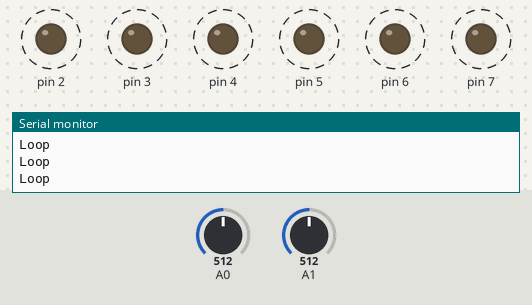
Bench run of a sketch on a simulated Arduino Uno, built with avr-gcc and run on an emulated ATmega328P. Shown: output pins drawn as LEDs (lit = HIGH), the last lines printed to the serial monitor. Dashed ring = blinking. The inputs (shaded band) are chosen by the test bench; at power-on: A1 = 512, A0 = 512.

Above: at 1.8 s.
1.9 s: A1 set to 588
5.0 s: A1 set to 612
At 5.12 s:
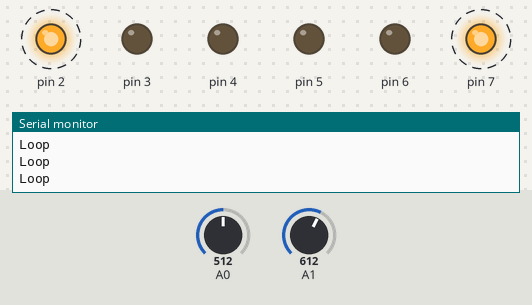
At 5.87 s:
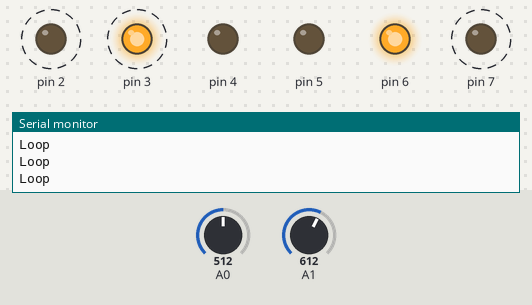
8.1 s: A0 set to 582
At 8.4 s:
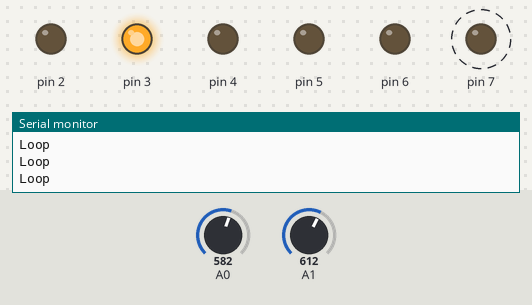
11.2 s: A0 set to 617
14.3 s: A1 set to 311
17.4 s: A1 set to 291
At 18.3 s:
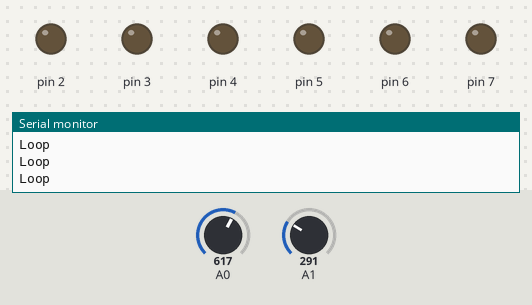
Timing chart, 0 to 21.5 s (numbered marks = the images above; inputs shaded):
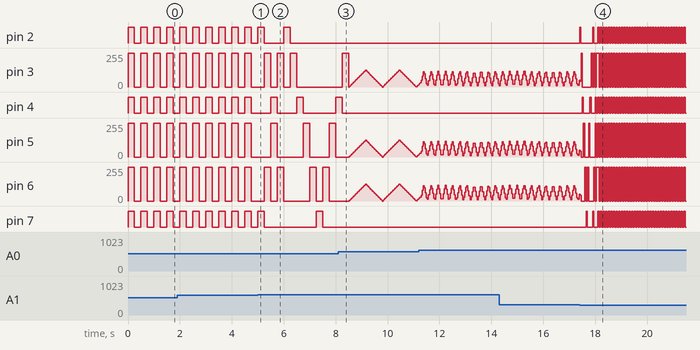

The sketch:

xmas_leds.ino
```cpp
int minLed = 2;
int maxLed = 7;

int currentMode = 0;
int maxMode = 3;
int baseDelay = 250;

void setup() {
  Serial.begin(115200);
  for (int i = minLed; i <= maxLed; i++) {
    pinMode(i, OUTPUT);
  }
}

void set_all_leds(int value) {
  for (int i = minLed; i <= maxLed; i++) {
    digitalWrite(i, value);
  }
}

void mode_blink() {
  set_all_leds(HIGH);
  delay(baseDelay);
  set_all_leds(LOW);
  delay(baseDelay);
}

void mode_in_out() {
  set_all_leds(LOW);
  digitalWrite(2, HIGH);
  digitalWrite(7, HIGH);
  delay(baseDelay);

  set_all_leds(LOW);
  digitalWrite(3, HIGH);
  digitalWrite(6, HIGH);
  delay(baseDelay);

  set_all_leds(LOW);
  digitalWrite(4, HIGH);
  digitalWrite(5, HIGH);
  delay(baseDelay);

  set_all_leds(LOW);
  digitalWrite(3, HIGH);
  digitalWrite(6, HIGH);
  delay(baseDelay);
}

void mode_bounce() {
  for (int led = minLed; led <= maxLed; led++) {
    set_all_leds(LOW);
    digitalWrite(led, HIGH);
    delay(baseDelay);
  }
  for (int led = maxLed - 1; led > minLed; led--) {
    set_all_leds(LOW);
    digitalWrite(led, HIGH);
    delay(baseDelay);
  }
}

unsigned char fadeLevel = 0;
void mode_fade() {
  set_all_leds(LOW);
  int pwmValue = (fadeLevel > 127) ? (255-fadeLevel) : fadeLevel;
  for (int led = minLed; led <= maxLed; led++) {
    analogWrite(led, pwmValue);
  }
  fadeLevel = (fadeLevel + 5) % 256;
  delay(baseDelay / 10);
}

void joystickControl() {
  int xVal = analogRead(0);
  int yVal = analogRead(1);

  if (xVal > 600) {
    baseDelay -= 50;
    if (baseDelay < 50) {
      baseDelay = 50;
    }
  }
  if (xVal < 300) {
    baseDelay += 50;
    if (baseDelay > 1000) {
      baseDelay = 1000;
    }
  }

  if (yVal < 300) {
    currentMode--;
    if (currentMode < 0) {
      currentMode =0;
    }
  }
  if (yVal > 600) {
    currentMode++;
    if (currentMode > maxMode) {
      currentMode = maxMode;
    }
  }
}

void loop() {
  switch(currentMode) {
  case 0:
    mode_blink();
    break;
  case 1:
    mode_in_out();
    break;
  case 2:
    mode_bounce();
    break;
  case 3:
    mode_fade();
  }

  joystickControl();
  Serial.println("Loop");
}
```

Measured:
- the behaviour switches between 600 and 601 on A1 (found by bisection; images 0 and 1)
- the behaviour switches between 300 and 299 on A1 (found by bisection; images 3 and 4)
- after the input at 5.0 s, pin 2: LOW → HIGH after 1.0 s, → LOW 0.25 s later; pin 7: LOW → HIGH after 2.3 s, → LOW 0.25 s later
- after the input at 17.4 s, pin 2: goes HIGH 0.05 s, LOW 0.45 s, HIGH 0.05 s, LOW 0.15 s, 33 × (HIGH 0.05 s, LOW 0.05 s), HIGH 0.05 s, then LOW, starting at once; pin 4: goes HIGH 0.05 s, LOW 0.25 s, HIGH 0.05 s, LOW 0.15 s, 34 × (HIGH 0.05 s, LOW 0.05 s), HIGH 0.05 s, then LOW, starting after 0.10 s
- by itself, pin 2, pin 7: alternates HIGH for 0.25 s and LOW for 0.25 s
